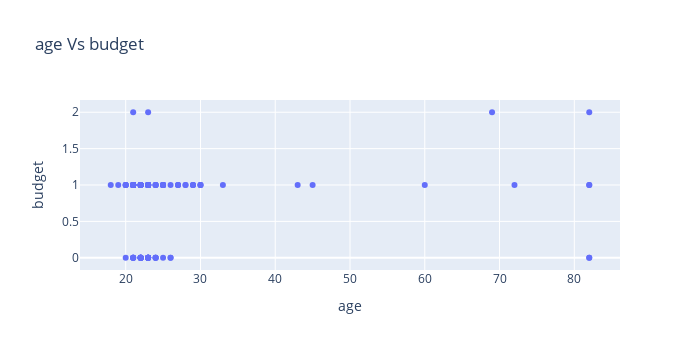

Notebook source saved alongside this figure:
### Code cell
# fill budget with ordinal values for better visualization
consumers['budget'] = consumers['budget'].apply(lambda x: 0 if x=='Low' else 2 if x=='High'  else 1)
px.scatter(data_frame=consumers.sort_values('budget'), x='age', y='budget',height=350, width=700, title = 'age Vs budget')

### Figure 1 — Plotly figure (JSON) as saved in the notebook; plotly's stock layout.template omitted (floating-point values rounded to 4 significant figures)
{"data": [{"hovertemplate": "age=%{x}<br>budget=%{y}<extra></extra>", "legendgroup": "", "marker": {"color": "#636efa", "symbol": "circle"}, "mode": "markers", "name": "", "orientation": "v", "showlegend": false, "type": "scatter", "x": [23, 22, 23, 23, 82, 21, 22, 22, 23, 22, 24, 23, 24, 23, 23, 21, 22, 25, 26, 24, 21, 22, 21, 22, 21, 22, 22, 82, 23, 23, 20, 26, 23, 24, 22, 22, 21, 23, 22, 23, 23, 22, 22, 28, 30, 21, 22, 21, 26, 21, 22, 24, 21, 23, 21, 21, 23, 25, 20, 22, 23, 25, 21, 23, 20, 72, 21, 21, 23, 29, 25, 30, 25, 21, 22, 21, 21, 19, 29, 82, 21, 25, 82, 60, 20, 33, 23, 24, 20, 23, 21, 23, 23, 22, 30, 24, 21, 22, 43, 23, 27, 18, 21, 25, 21, 45, 23, 28, 29, 25, 23, 25, 21, 27, 22, 23, 21, 24, 27, 22, 21, 23, 82, 21, 69], "xaxis": "x", "y": [0, 0, 0, 0, 0, 0, 0, 0, 0, 0, 0, 0, 0, 0, 0, 0, 0, 0, 0, 0, 0, 0, 0, 0, 0, 0, 0, 0, 0, 0, 0, 0, 0, 0, 0, 1, 1, 1, 1, 1, 1, 1, 1, 1, 1, 1, 1, 1, 1, 1, 1, 1, 1, 1, 1, 1, 1, 1, 1, 1, 1, 1, 1, 1, 1, 1, 1, 1, 1, 1, 1, 1, 1, 1, 1, 1, 1, 1, 1, 1, 1, 1, 1, 1, 1, 1, 1, 1, 1, 1, 1, 1, 1, 1, 1, 1, 1, 1, 1, 1, 1, 1, 1, 1, 1, 1, 1, 1, 1, 1, 1, 1, 1, 1, 1, 1, 1, 1, 1, 1, 1, 2, 2, 2, 2], "yaxis": "y"}], "layout": {"height": 350, "legend": {"tracegroupgap": 0}, "title": {"text": "age Vs budget"}, "width": 700, "xaxis": {"anchor": "y", "domain": [0, 1], "title": {"text": "age"}}, "yaxis": {"anchor": "x", "domain": [0, 1], "title": {"text": "budget"}}}}
